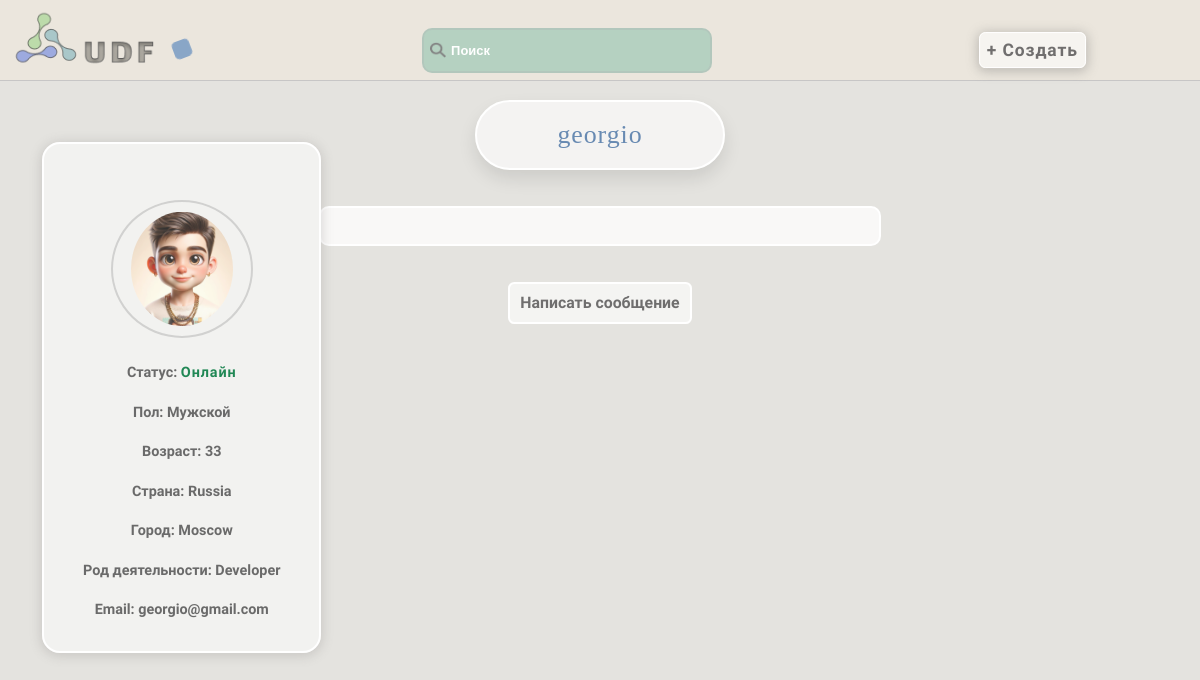
/accounts/profile/georgio/, run on an earlier commit of the app's database.
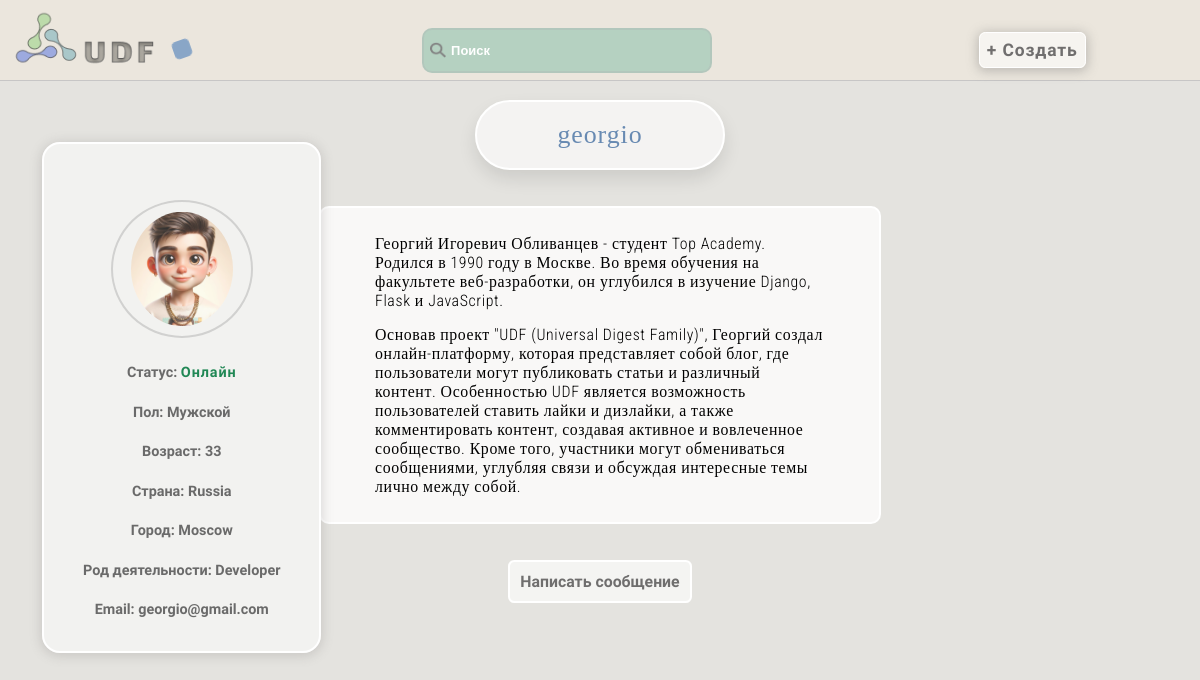
And on a later commit of the database.
### accounts/models.py (models this page shows, shortened)
class User(AbstractUser):
    username = models.CharField(max_length=150, unique=True, verbose_name='Имя')
    password = models.CharField(max_length=128, null=False, blank=False, verbose_name='Пароль')
    bio = models.TextField(blank=True, verbose_name='Биография')
    country = models.CharField(max_length=50, blank=True, verbose_name='Страна')
    city = models.CharField(max_length=50, blank=True, verbose_name='Город')
    is_online = models.BooleanField(default=False, verbose_name='Статус')
    occupation = models.CharField(max_length=50, blank=True, verbose_name='Род деятельности')
    avatar = models.ImageField(upload_to='avatars', blank=True, verbose_name='Аватар')
    date_joined = models.DateTimeField(auto_now_add=True, verbose_name='Дата')
    email = models.EmailField(unique=True)
    gender_choices = [
        ('M', 'Мужской'),
        ('F', 'Женский'),
    ]
    gender = models.CharField(max_length=1, choices=gender_choices, blank=True, verbose_name='Пол')
    age = models.IntegerField(blank=True, null=True, verbose_name='Возраст')
    last_login = models.DateTimeField(default=timezone.now)
    groups = None
    user_permissions = None
    def avatar_url(self):
        if self.avatar:
            return self.avatar.url
        else:
            if self.gender == 'F':
                return settings.STATIC_URL + 'static/images/female_avatar.png'
            elif self.gender == 'M':
                return settings.STATIC_URL + 'static/images/male_avatar.png'
            else:
                return settings.STATIC_URL + 'static/images/standart_img.png'
    def is_online(self):
        return (timezone.now() - self.last_login).seconds < 3600

### accounts/views.py (the view)
# urls.py: path('profile/<str:username>/', public_profile, name='public_profile'),
def public_profile(request, username):
    user = get_object_or_404(User, username=username)
    is_public_profile = True
    if request.method == 'POST':
        bio_form = BioForm(request.POST, request.FILES, instance=user)
        if bio_form.is_valid():
            bio_form.save()
            return redirect('public_profile', username=username)
    else:
        bio_form = BioForm(instance=user)
    return render(request, 'accounts/public_profile.html', {'user': user, 'avatar_url': user.avatar_url(), 'bio_form': bio_form, 'is_public_profile': is_public_profile})

### accounts/forms.py (shortened to what this page needs)
class BioForm(forms.ModelForm):
    is_online = forms.BooleanField(required=False, widget=forms.HiddenInput())
    class Meta:
        model = User
        fields = ['is_online', 'username', 'bio', 'avatar', 'email', 'country', 'city', 'occupation', 'gender', 'age']
    def __init__(self, *args, **kwargs):
        super(BioForm, self).__init__(*args, **kwargs)
        self.fields['is_online'].initial = self.instance.is_online()

### accounts/templates/accounts/public_profile.html (shortened to what this page needs)
{% extends 'core/base.html' %}
{% load static %}
{% block content %}
    <h1>{{ user.username }}</h1>
    <div id="bio-text-container" style="transform: translateY(100%); transition: transform ease-in-out 0.8s;">
        <p>{{ user.bio|linebreaks }}</p>
    </div>
    <div id="bio-container" style="transform: translateX(-100%); transition: transform ease-in-out 0.8s;">
      {% if user.avatar %}
        <img class="avatar-pofile" src="{{ user.avatar.url }}" alt="User Avatar">
        {% else %}
        {% if user.gender == 'M' %}
            <img class="static-avatar" src="{% static 'images/male_avatar.png' %}" alt="Male Avatar">
        {% elif user.gender == 'F' %}
            <img class="static-avatar" src="{% static 'images/female_avatar.png' %}" alt="Female Avatar">
        {% else %}
            <img class="static-avatar" src="{% static 'images/standart_img.png' %}" alt="Default Avatar">
        {% endif %}
    {% endif %}
        <p>Статус: {% if user.is_online %}<span class="is-online">Онлайн</span>{% else %}<span class="is-offline">Офлайн</span>{% endif %}</p>
        <p>Пол: {{ user.get_gender_display }}</p>
        <p>Возраст: {{ user.age }}</p>
        <p>Страна: {{ user.country }}</p>
        <p>Город: {{ user.city }}</p>
        <p>Род деятельности: {{ user.occupation }}</p>
        <p>Email: {{ user.email }}</p>
    </div>
<a id="compose-message-link" class="compose-message-public" href="{% url 'compose' %}">Написать сообщение</a>
{% endblock %}

What changed in the data, as far as the page shows it:
changed User "georgio": bio (not shown) → "Георгий Игоревич Обливанцев - студент Top Academy. Родился в 1990 году в Москве. Во время обучения на факультете веб-разработки, он углубился в изучение Django, Flask и JavaScript. Основав проект \"UDF (Universal Digest Family)\", Георгий создал онлайн-платформу, которая представляет собой блог, где пользователи могут публиковать статьи и различный контент. Особенностью UDF является возможность пользователей ставить лайки и дизлайки, а также комментировать контент, создавая активное и вовлеченное сообщество. Кроме того, участники могут обмениваться сообщениями, углубляя связи и обсуждая интересные темы лично между собой."
